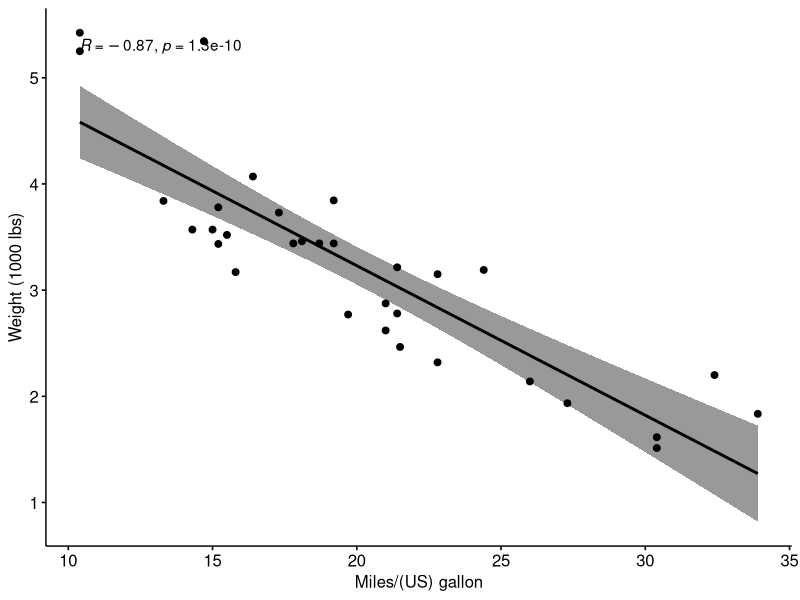
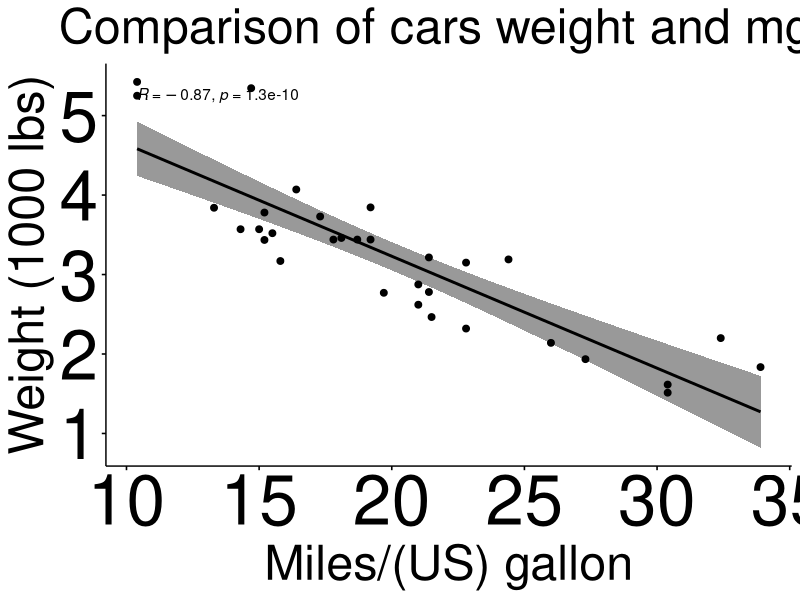

Here is the R script that generated these plots, in order:
#Author: Ritter, Date: 02/20/25, Purpose: Test the correltaion analysis

library("ggpubr")

#Loading a dummy dataset 
my_data<-mtcars

#Create a correlation hypothesis
#Weight of the car is inversely proportional to the miles per gallon travelled by the car 

#plotting the dataset
ggscatter(my_data, x = "mpg", y = "wt", add = "reg.line", conf.int = TRUE, cor.coef = TRUE, cor.method = "pearson", xlab = "Miles/(US) gallon", ylab = "Weight (1000 lbs)")


plot<-ggscatter(my_data, main="Comparison of cars weight and mgp", x = "mpg", y = "wt", add = "reg.line", conf.int = TRUE, cor.coef = TRUE, cor.method = "pearson", xlab = "Miles/(US) gallon", ylab = "Weight (1000 lbs)") + geom_point() + ggtitle("Comparison of cars weight and mgp") + theme(plot.title = element_text(hjust =0.5 ))

plot +theme(axis.text.x=element_text (size=50),axis.text.y=element_text (size=50), plot.title = element_text(size = 35), axis.title = element_text(size = 35))